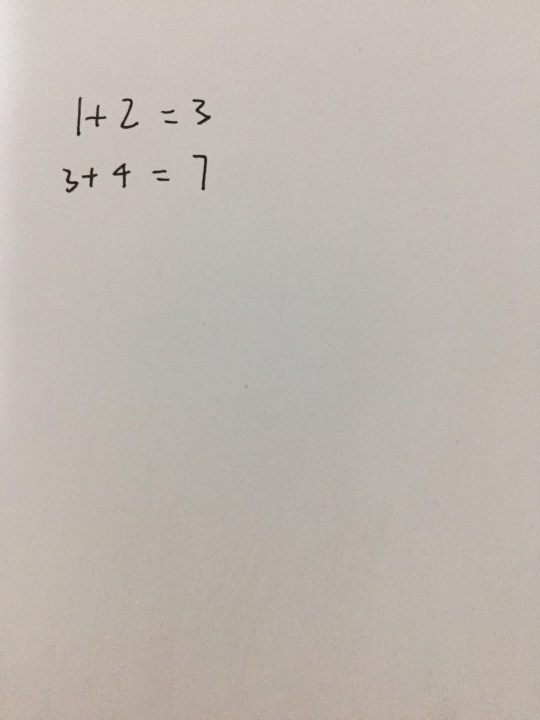
#> input picture 002.jpeg, 1080 x 1440 px (shown at 1/2 size)
$ python -i image.py   (imports and definitions only)   (older library calls are emulated)
#> lines starting #> are read from the running program, lines starting #| are printed output that depends on the picture; after the words box and inside, x2 and y2 are one past the last pixel; in counts of white or black regions, pixels touching at a corner belong together
from skimage import img_as_ubyte
from skimage.io import imread
from skimage.filters import gaussian, threshold_minimum
from skimage.morphology import square, erosion, thin

import numpy as np
import cv2

# Process requested image
def binarize(image_abs_path):

    # Convert color image (3-channel deep) into grayscale (1-channel deep)
    # We reduce image dimensionality in order to remove unrelevant features like color.
#> called with image_abs_path = '../002.jpeg'
    grayscale_img = imread(image_abs_path, as_grey=True)
#> grayscale_img: shape (1440, 1080) float64; min 0.0184, max 0.905, mean 0.723

    # Apply Gaussian Blur effect - this removes image noise
    gaussian_blur = gaussian(grayscale_img, sigma=1)

    # Apply minimum threshold
    thresh_sauvola = threshold_minimum(gaussian_blur)
#> thresh_sauvola = 0.465

    # Convert thresh_sauvola array values to either 1 or 0 (white or black)
    binary_img = gaussian_blur > thresh_sauvola
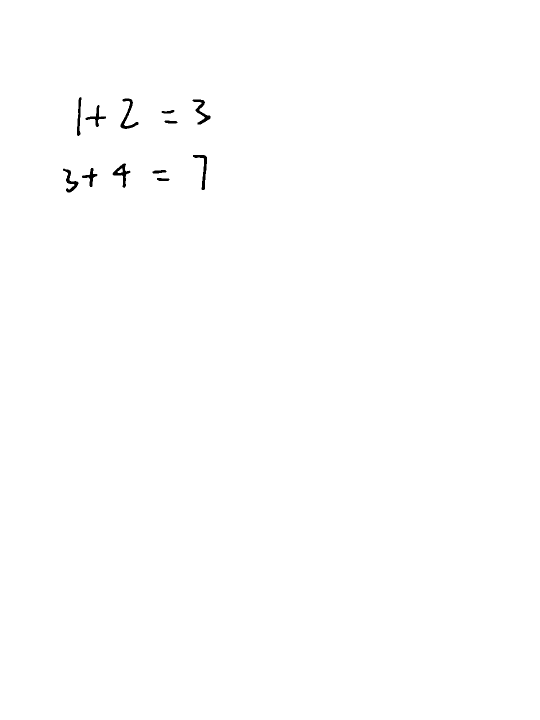
#> binary_img: shape (1440, 1080) bool (shown at 1/2 size); 99.7% white; 12 black regions, largest, box (x1, y1, x2, y2) and area: (241, 197, 277, 258) 581, (385, 199, 421, 249) 540, (225, 327, 261, 376) 535

    return binary_img

def shift(contour):

    # Get minimal X and Y coordinates
    x_min, y_min = contour.min(axis=0)[0]

    # Subtract (x_min, y_min) from every contour point
    return np.subtract(contour, [x_min, y_min])

def get_scale(cont_width, cont_height, box_size):

    ratio = cont_width / cont_height

    if ratio < 1.0:
        return box_size / cont_height
    else:
        return box_size / cont_width

def extract_patterns(image_abs_path):

    max_intensity = 1
    # Here we define the size of the square box that will contain a single pattern
    box_size = 32

    binary_img = binarize(image_abs_path)

    # Apply erosion step - make patterns thicker
    eroded_img = erosion(binary_img, selem=square(3))
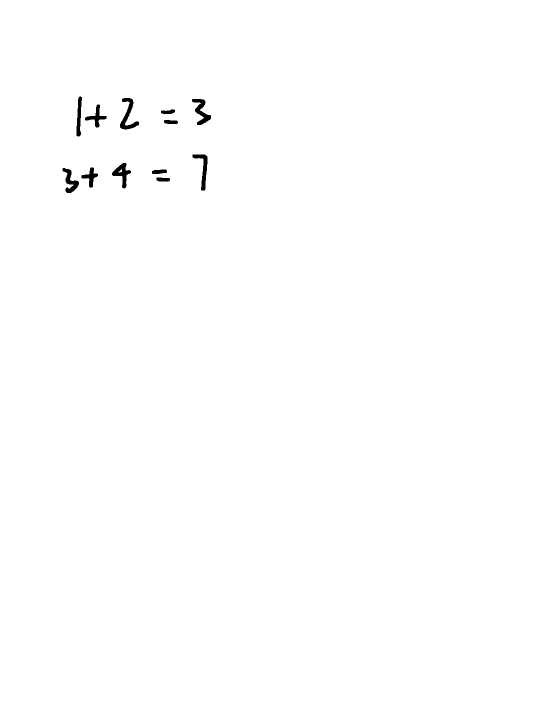
#> eroded_img: shape (1440, 1080) bool (shown at 1/2 size); 99.6% white; 12 black regions, largest, box (x1, y1, x2, y2) and area: (240, 196, 278, 259) 863, (384, 198, 422, 250) 791, (224, 326, 262, 377) 760

    # Inverse colors: black --> white | white --> black
    # It needs to be inverted before we apply thin method
    binary_inv_img = max_intensity - eroded_img
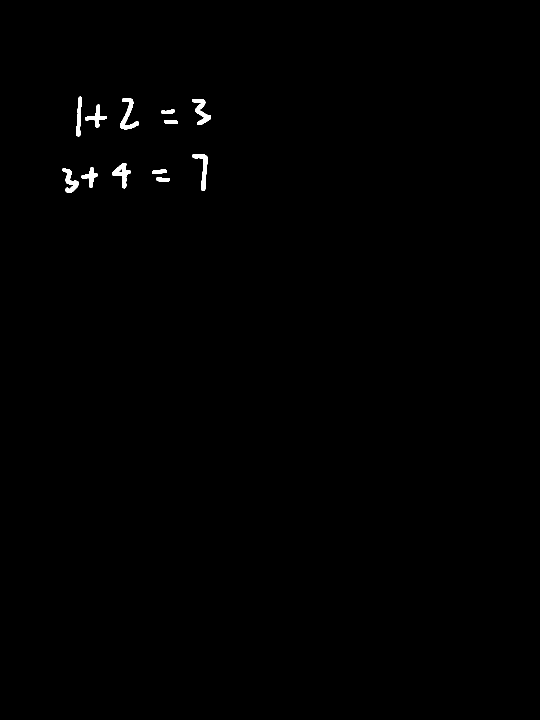
#> binary_inv_img: shape (1440, 1080) int64 (shown at 1/2 size); values 0 (black) and 1 (white), 0.4% white; 12 white regions, largest, box (x1, y1, x2, y2) and area: (240, 196, 278, 259) 863, (384, 198, 422, 250) 791, (224, 326, 262, 377) 760

    # Apply thinning algorithm
    thinned_img = thin(binary_inv_img)
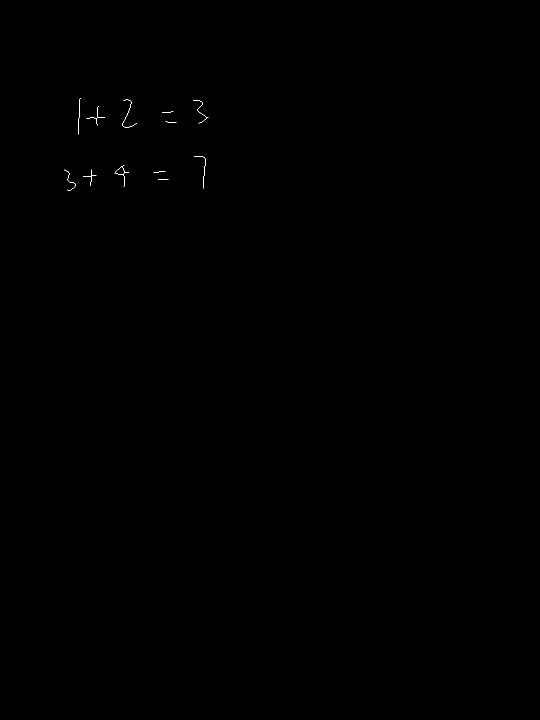
#> thinned_img: shape (1440, 1080) bool (shown at 1/2 size); 0.04% white in thin lines or dots, all inside (x1, y1, x2, y2) = (128, 196, 417, 382)

    # Before we apply opencv method,
    # we need to convert thinned_img from scikit-image format to opencv format
    thinned_img_cv = img_as_ubyte(thinned_img)

    # Find contours
    _, contours, _ = cv2.findContours(thinned_img_cv, mode=cv2.RETR_EXTERNAL, method=cv2.CHAIN_APPROX_SIMPLE)
#> contours = 12 contours, 11 with area under 20; largest, box (x1, y1, x2, y2) and area: (229, 330, 258, 374) 180

    # Sort contours from left to right (sort by bounding rectangle's X coordinate)
    contours = sorted(contours, key=lambda cont: cv2.boundingRect(cont)[0])

    # Initialize patterns array
    patterns = []

    for contour in contours:

        # Initialize blank white box that will contain a single pattern
        pattern = np.ones(shape=(box_size, box_size), dtype=np.uint8) * 255

        # Shift contour coordinates so that they are now relative to its square image
        shifted_cont = shift(contour)

        # Get size of the contour
        cont_width, cont_height = cv2.boundingRect(contour)[2:]
        # boundingRect method returns width and height values that are too big by 1 pixel
        cont_width -= 1
        cont_height -= 1

        # Get scale - we will use this scale to interpolate contour so that it fits into
        # box_size X box_size square box.
        scale = get_scale(cont_width, cont_height, box_size)

        # Interpolate contour and round coordinate values to int type
        rescaled_cont = np.floor(shifted_cont * scale).astype(dtype=np.int32)

        # Get size of the rescaled contour
        rescaled_cont_width, rescaled_cont_height = cont_width * scale, cont_height * scale

        # Get margin
        margin_x = int((box_size - rescaled_cont_width) / 2)
        margin_y = int((box_size - rescaled_cont_height) / 2)

        # Center pattern wihin a square box - we move pattern right by a proper margin
        centered_cont = np.add(rescaled_cont, [margin_x, margin_y])

        # Draw centered contour on a blank square box
        cv2.drawContours(pattern, [centered_cont], contourIdx=0, color=(0))

        patterns.append(pattern)
#> this loop made 12 passes
#> (x_min in shift, y_min in shift, cont_width, cont_height, ratio in get_scale, scale, rescaled_cont_width, rescaled_cont_height) on passes 1, 2, 3, 4, 5, 6, 7, 9, 10, 11, 12: (128, 339, 23, 42, 0.548, 0.762, 17.52, 32), (156, 196, 4, 72, 0.0556, 0.444, 1.78, 32), (166, 339, 26, 32, 0.812, 1, 26, 32), (173, 212, 36, 38, 0.947, 0.842, 30.32, 32), (229, 330, 28, 43, 0.651, 0.744, 20.84, 32), (244, 199, 29, 56, 0.518, 0.571, 16.57, 32), (307, 342, 23, 2, 11.5, 1.39, 32, 2.78), (324, 222, 22, 3, 7.33, 1.45, 32, 4.36), (331, 243, 21, 1, 21, 1.52, 32, 1.52), (386, 201, 30, 45, 0.667, 0.711, 21.33, 32), (388, 312, 22, 64, 0.344, 0.5, 11, 32)
#> (contour, x_min in shift, y_min in shift, shifted_cont, cont_width, cont_height, ratio in get_scale, scale) on pass 8: ([[316, 358], [317, 359], [336, 359], [317, 359]], 316, 358, [[0, 0], [1, 1], [20, 1], [1, 1]], 20, 1, 20, 1.6)
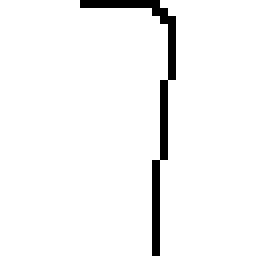
#> pattern: shape (32, 32) (shown 8 times larger); 95.8% white; black in thin lines or dots, all inside (x1, y1, x2, y2) = (10, 0, 22, 32)
#> after the loop, patterns = 12 items

    return patterns

>>> result = extract_patterns('../002.jpeg')
#> result = 12 items
